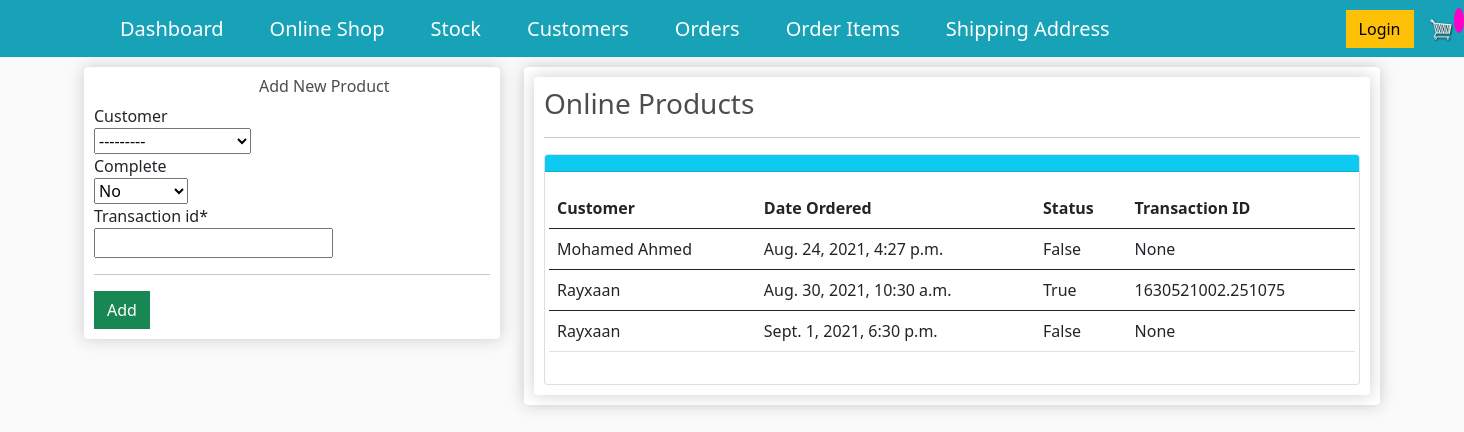
The page /orders_online/ on the database its author committed.
### store/models.py (models this page shows, shortened)
class Order(models.Model):
    customer = models.ForeignKey(Customer, on_delete=models.SET_NULL, null=True,blank=True)#if customer is deleted, we dont want to delete the order but rather set the customer value to null
    date_ordered=models.DateTimeField(auto_now_add=True)
    complete=models.BooleanField(default=False, null=True, blank=False)
    transaction_id=models.CharField(max_length=100, null=True)

class Customer(models.Model):
    user=models.OneToOneField(User, null=True, blank=True, on_delete=models.CASCADE)
    name = models.CharField(max_length=200, null=True)
    email = models.CharField(max_length=200)
    def __str__(self):
    		return self.name

### store/views.py (the view)
# urls.py: path('orders_online/', views.orders_online, name="orders_online"),
def orders_online(request):
    title="Allifmaal Online Stock"
    form=AddOnlineOrdersForm(request.POST or None)
    orders = Order.objects.all()
    if form.is_valid():
        form.save()
        messages.success(request, 'Customer added successfully')
        return redirect('orders_online')
    context={
        "title": title,
        "form":form,
        "orders":orders,
        }
    return render(request,'store/orders_online.html',context)

### store/forms.py
class AddOnlineOrdersForm(forms.ModelForm): #the forms here is the one imported up there.
    class Meta:
        model = Order
        fields = ["customer",'complete','transaction_id']

### store/templates/store/orders_online.html (shortened to what this page needs)
{% extends "store/main.html"%}
{% load crispy_forms_tags %}
{% load static %}
{% block content %}
<div class="row">
	<div class="col-lg-4">
		<div class="box-element" id="form-wrapper">
                <div id="user-info">
                <h6 style="padding-left:165px">Add New Product</h6>
                <form method='POST' action=''> {% csrf_token %}
                    {{form|crispy}}
                </div>
                <hr>
                <input id="form-button" class="btn btn-success btn-block" type="submit" value="Add">
		</div>
        <br>
	</div>
	<div class="col-lg-8">
		<div class="box-element">
            <div class="box-element">
        <h3>Online Products</h3>
        <hr>
            <div class="card">
                <div class="card-header bg-info text-white">
                </div>
                <div class="card-body">
                    <div class="row">
                       <table class="table table-hover">
                        <thead>
                          <tr>
                            <th scope="col">Customer</th>
                            <th scope="col">Date Ordered</th>
                            <th scope="col">Status</th>
                            <th scope="col">Transaction ID</th>
                          </tr>
                        </thead>
                        <tbody>
                            {% for order in orders %}
                            <tr>
                            <td>{{order.customer}}</td>
                            <td>{{order.date_ordered}}</td>
                            <td>{{order.complete}}</td>
                            <td>{{order.transaction_id}}</td>
                          </tr>
                        </tbody>
                        {% endfor %}
                      </table>
                </div>
            </div>
        </div>
            </div>
		</div>
	</div>
</div>
{% endblock %}

### store/static/css/main.css (style rules this page uses)
body { background-color: hsl(0, 0%, 98%); }
h1,h2,h3,h4,h5,h6 { color:hsl(0, 0%, 30%); }
.box-element { box-shadow:hsl(0, 0%, 80%) 0 0 16px; background-color: #fff; border-radius: 4px; padding: 10px; }
.col-lg-4, .col-lg-6, .col-lg-8, .col-lg-12 { margin-top: 10px; }
.btn { border-radius: 0; }

### rows shown on the page
Order: customer "Mohamed Ahmed", date_ordered "Aug. 24, 2021, 4:27 p.m.", complete "False", transaction_id "None"
Order: customer "Rayxaan", date_ordered "Aug. 30, 2021, 10:30 a.m.", complete "True", transaction_id "1630521002.251075"
Order: customer "Rayxaan", date_ordered "Sept. 1, 2021, 6:30 p.m.", complete "False", transaction_id "None"
